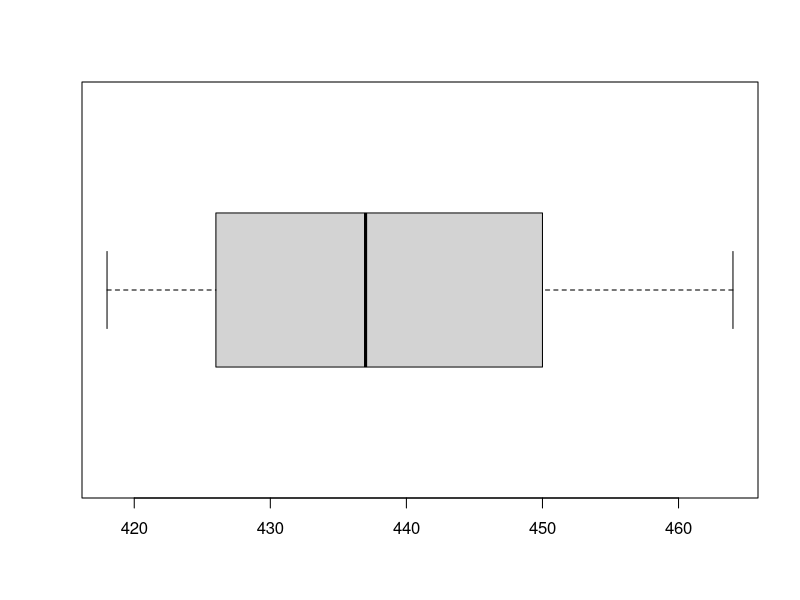
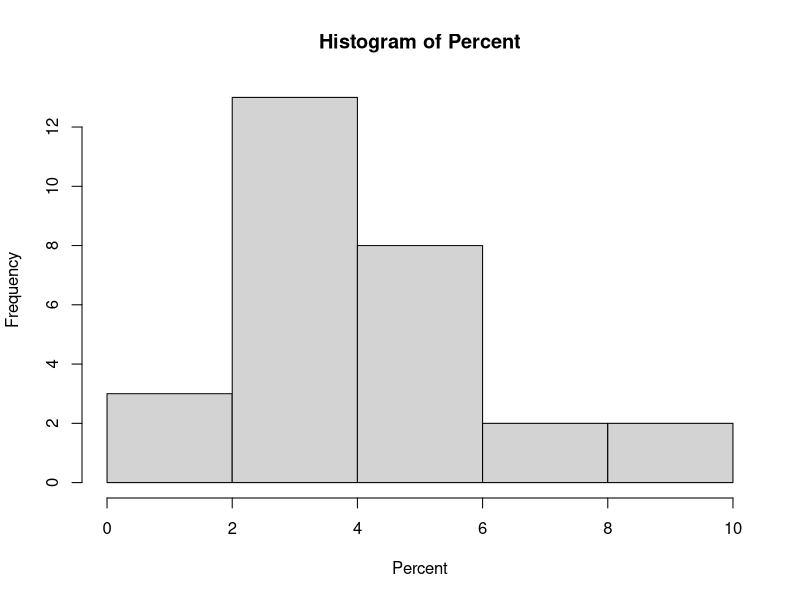
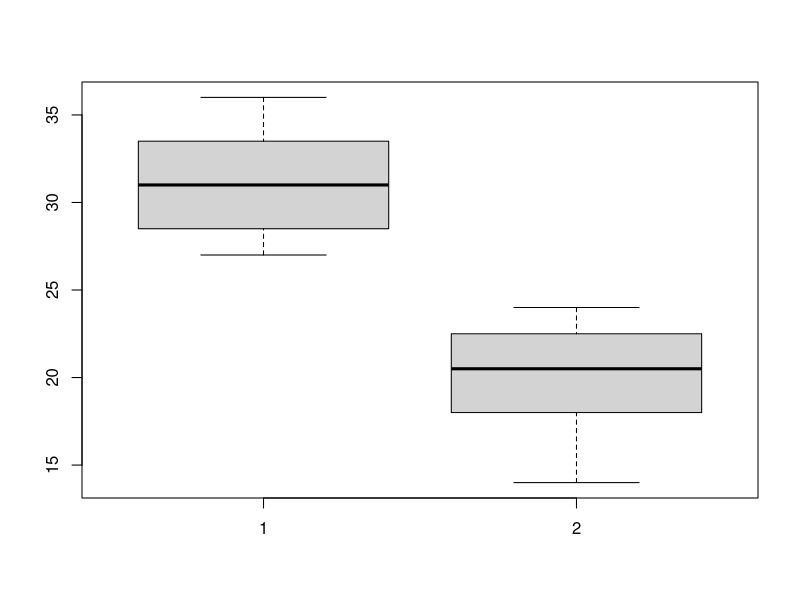

These charts were generated, in order, by the following R code:

data = c(418,
         421,
         422,
         422,
         426,
         427,
         430,
         435,
         437,
         438,
         446,
         446,
         450,
         452,
         457,
         462,
         464)
boxplot(data, horizontal = TRUE)
mean(data)
sd(data)

mean(data) + dt(0.95, 17) *(sd(data)/sqrt(17))
mean(data) - dt(0.95, 17) *(sd(data)/sqrt(17))

tstat = (mean(data) - 450)/(sd(data)/sqrt(17))
tstat
dt(tstat, 17)

data2 = c(2761, 2909, 3015, 2847, 2888)

mean(data2)
sd(data2)
tstat2 = (mean(data2) - 3000)/(sd(data2)/sqrt(5))
tstat2

p = dt(tstat2, 5) / 2
t.test(data2, mu = 3000, conf.level = 0.95)


Percent = c(	5.7,	4.1,	3.4,	2.2,	5.9,	2.6,	1.9,	2.7,	3.4,	0.8,	3.6,	4.5,	3.4,	2.8,	4.2,	4.2,	3.8,	0.0,	3.9,	4.3,	7.1,	8.7,	3.9,	8.8,	6.8,	5.0,	3.7,	2.6)		
hist(Percent)
mean(Percent)
sd(Percent)
t.test(Percent, mu = 5.0, conf.level = 0.90)


x1=24.76
s1=0.55
n1=6
x2=20.87
s2=0.550
n2=4

df=3
tails=2

c1=0

sderr=sqrt((s1^2/n1)+(s2^2/n2))
sderr

min1=(x1 - x2) + qt(0.975,df)*sderr
max1=(x1 - x2) - qt(0.975,df)*sderr


min1
max1

tstat = ((x1 - x2) - c1)/sderr
tstat
(1 - pt(tstat, df))*tails



YF = c(	29,	34,	31,	27,	28,	32,	31,	36,	32,	27,	30,	36,	29,	34,	33,	27,	28,	32,	31,	34)
OF = c(	24,	20,	21,	23,	22,	19,	15,	23,	19,	14,	22,	17)
boxplot(YF, OF)
t.test(YF, OF, alternative = "greater")
t.test(YF, OF)$conf.int

U = c(
  36.5,  
  55.0,  
  51.3,  
  38.9,  
  43.2,  
  48.8,  
  25.6,  
  49.9)  
A = c(
  28.5,  
  20.0,  
  46.0,  
  34.0,  
  36.5,  
  52.5,  
  26.5,  
  46.5)  

diff = U - A
mean(diff)
sd(diff)

t.test(U, A, paired = TRUE, mu = 0, conf.level = 0.99)

1-pt(1.7528, 7)





